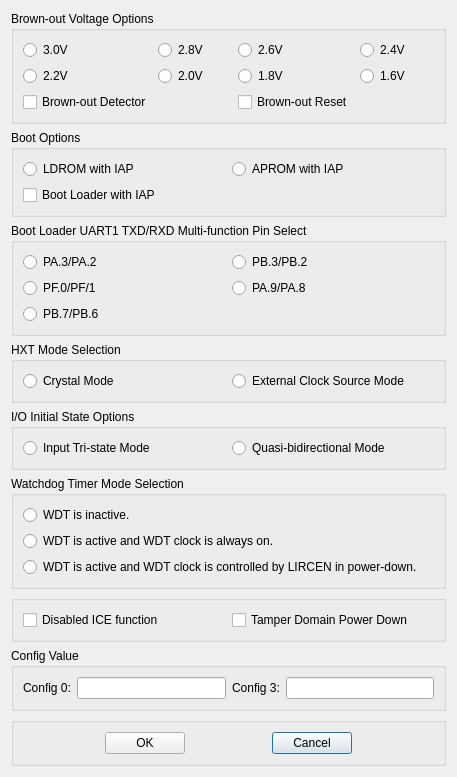
<?xml version="1.0" encoding="UTF-8"?>
<ui version="4.0">
 <class>Dialog</class>
 <widget class="QDialog" name="Dialog">
  <property name="geometry">
   <rect>
    <x>0</x>
    <y>0</y>
    <width>457</width>
    <height>696</height>
   </rect>
  </property>
  <property name="windowTitle">
   <string>Dialog</string>
  </property>
  <layout class="QGridLayout" name="gridLayout_8">
   <item row="0" column="0">
    <layout class="QVBoxLayout" name="verticalLayout" stretch="1,1,1,1,1,1,1,1,1">
     <item>
      <widget class="QGroupBox" name="gridGroupBox_brownout">
       <property name="title">
        <string>Brown-out Voltage Options</string>
       </property>
       <layout class="QGridLayout" name="gridLayout_7" rowstretch="1,1,1" columnstretch="1,1,1,1">
        <item row="2" column="2">
         <widget class="QCheckBox" name="checkBox_bw_1">
          <property name="text">
           <string>Brown-out Reset</string>
          </property>
         </widget>
        </item>
        <item row="0" column="2">
         <widget class="QRadioButton" name="radioButton_bw_v_2">
          <property name="text">
           <string>2.6V</string>
          </property>
         </widget>
        </item>
        <item row="0" column="3">
         <widget class="QRadioButton" name="radioButton_bw_v_3">
          <property name="text">
           <string>2.4V</string>
          </property>
         </widget>
        </item>
        <item row="0" column="1">
         <widget class="QRadioButton" name="radioButton_bw_v_1">
          <property name="text">
           <string>2.8V</string>
          </property>
         </widget>
        </item>
        <item row="0" column="0">
         <widget class="QRadioButton" name="radioButton_bw_v_0">
          <property name="text">
           <string>3.0V</string>
          </property>
         </widget>
        </item>
        <item row="2" column="0">
         <widget class="QCheckBox" name="checkBox_bw_0">
          <property name="text">
           <string>Brown-out Detector</string>
          </property>
         </widget>
        </item>
        <item row="1" column="0">
         <widget class="QRadioButton" name="radioButton_bw_v_4">
          <property name="text">
           <string>2.2V</string>
          </property>
         </widget>
        </item>
        <item row="1" column="1">
         <widget class="QRadioButton" name="radioButton_bw_v_5">
          <property name="text">
           <string>2.0V</string>
          </property>
         </widget>
        </item>
        <item row="1" column="2">
         <widget class="QRadioButton" name="radioButton_bw_v_6">
          <property name="text">
           <string>1.8V</string>
          </property>
         </widget>
        </item>
        <item row="1" column="3">
         <widget class="QRadioButton" name="radioButton_bw_v_7">
          <property name="text">
           <string>1.6V</string>
          </property>
         </widget>
        </item>
       </layout>
      </widget>
     </item>
     <item>
      <widget class="QGroupBox" name="gridGroupBox_boot">
       <property name="title">
        <string>Boot Options</string>
       </property>
       <layout class="QGridLayout" name="gridLayout_6" rowstretch="1,1" columnstretch="1,1">
        <item row="0" column="1">
         <widget class="QRadioButton" name="radioButton_bt_0_1">
          <property name="text">
           <string>APROM with IAP</string>
          </property>
         </widget>
        </item>
        <item row="1" column="0">
         <widget class="QCheckBox" name="checkBox_bt">
          <property name="text">
           <string>Boot Loader with IAP</string>
          </property>
         </widget>
        </item>
        <item row="0" column="0">
         <widget class="QRadioButton" name="radioButton_bt_0_0">
          <property name="text">
           <string>LDROM with IAP</string>
          </property>
         </widget>
        </item>
       </layout>
      </widget>
     </item>
     <item>
      <widget class="QGroupBox" name="gridGroupBox_multi_function_2">
       <property name="title">
        <string>Boot Loader UART1 TXD/RXD Multi-function Pin Select</string>
       </property>
       <layout class="QGridLayout" name="gridLayout_12">
        <item row="0" column="0">
         <widget class="QRadioButton" name="radioButton_mf2_0">
          <property name="text">
           <string>PA.3/PA.2</string>
          </property>
         </widget>
        </item>
        <item row="1" column="0">
         <widget class="QRadioButton" name="radioButton_mf2_2">
          <property name="text">
           <string>PF.0/PF/1</string>
          </property>
         </widget>
        </item>
        <item row="1" column="1">
         <widget class="QRadioButton" name="radioButton_mf2_3">
          <property name="text">
           <string>PA.9/PA.8</string>
          </property>
         </widget>
        </item>
        <item row="0" column="1">
         <widget class="QRadioButton" name="radioButton_mf2_1">
          <property name="text">
           <string>PB.3/PB.2</string>
          </property>
         </widget>
        </item>
        <item row="2" column="0">
         <widget class="QRadioButton" name="radioButton_mf2_4">
          <property name="text">
           <string>PB.7/PB.6</string>
          </property>
         </widget>
        </item>
       </layout>
      </widget>
     </item>
     <item>
      <widget class="QGroupBox" name="gridGroupBox_hxt">
       <property name="title">
        <string>HXT Mode Selection</string>
       </property>
       <layout class="QGridLayout" name="gridLayout_5">
        <item row="0" column="1">
         <widget class="QRadioButton" name="radioButton_hxt_1">
          <property name="text">
           <string>External Clock Source Mode</string>
          </property>
         </widget>
        </item>
        <item row="0" column="0">
         <widget class="QRadioButton" name="radioButton_hxt_0">
          <property name="text">
           <string>Crystal Mode</string>
          </property>
         </widget>
        </item>
       </layout>
      </widget>
     </item>
     <item>
      <widget class="QGroupBox" name="gridGroupBox_io_state">
       <property name="title">
        <string>I/O Initial State Options</string>
       </property>
       <layout class="QGridLayout" name="gridLayout_4">
        <item row="0" column="0">
         <widget class="QRadioButton" name="radioButton_io_0">
          <property name="text">
           <string>Input Tri-state Mode</string>
          </property>
         </widget>
        </item>
        <item row="0" column="1">
         <widget class="QRadioButton" name="radioButton_io_1">
          <property name="text">
           <string>Quasi-bidirectional Mode</string>
          </property>
         </widget>
        </item>
       </layout>
      </widget>
     </item>
     <item>
      <widget class="QGroupBox" name="gridGroupBox_wdt">
       <property name="title">
        <string>Watchdog Timer Mode Selection</string>
       </property>
       <layout class="QGridLayout" name="gridLayout_3">
        <item row="0" column="0">
         <widget class="QRadioButton" name="radioButton_wdt_0">
          <property name="text">
           <string>WDT is inactive.</string>
          </property>
         </widget>
        </item>
        <item row="1" column="0">
         <widget class="QRadioButton" name="radioButton_wdt_1">
          <property name="text">
           <string>WDT is active and WDT clock is always on.</string>
          </property>
         </widget>
        </item>
        <item row="2" column="0">
         <widget class="QRadioButton" name="radioButton_wdt_2">
          <property name="text">
           <string>WDT is active and WDT clock is controlled by LIRCEN in power-down.</string>
          </property>
         </widget>
        </item>
       </layout>
      </widget>
     </item>
     <item>
      <widget class="QGroupBox" name="gridGroupBox_misc">
       <layout class="QGridLayout" name="gridLayout_9">
        <item row="0" column="0">
         <widget class="QCheckBox" name="checkBox_ice_lock">
          <property name="text">
           <string>Disabled ICE function</string>
          </property>
         </widget>
        </item>
        <item row="0" column="1">
         <widget class="QCheckBox" name="checkBox_tamper">
          <property name="text">
           <string>Tamper Domain Power Down</string>
          </property>
         </widget>
        </item>
       </layout>
      </widget>
     </item>
     <item>
      <widget class="QGroupBox" name="gridGroupBox_config">
       <property name="title">
        <string>Config Value</string>
       </property>
       <layout class="QGridLayout" name="gridLayout">
        <item row="0" column="3">
         <widget class="QLineEdit" name="lineEdit_config3"/>
        </item>
        <item row="0" column="0">
         <widget class="QLabel" name="label_config0">
          <property name="text">
           <string>Config 0:</string>
          </property>
         </widget>
        </item>
        <item row="0" column="1">
         <widget class="QLineEdit" name="lineEdit_config0"/>
        </item>
        <item row="0" column="2">
         <widget class="QLabel" name="label_config3">
          <property name="text">
           <string>Config 3:</string>
          </property>
         </widget>
        </item>
       </layout>
      </widget>
     </item>
     <item>
      <widget class="QGroupBox" name="gridGroupBox_OK">
       <layout class="QGridLayout" name="gridLayout_2">
        <item row="0" column="2">
         <spacer name="horizontalSpacer">
          <property name="orientation">
           <enum>Qt::Horizontal</enum>
          </property>
          <property name="sizeHint" stdset="0">
           <size>
            <width>40</width>
            <height>20</height>
           </size>
          </property>
         </spacer>
        </item>
        <item row="0" column="3">
         <widget class="QPushButton" name="pushButton_Cancel">
          <property name="text">
           <string>Cancel</string>
          </property>
         </widget>
        </item>
        <item row="0" column="1">
         <widget class="QPushButton" name="pushButton_OK">
          <property name="text">
           <string>OK</string>
          </property>
         </widget>
        </item>
        <item row="0" column="0">
         <spacer name="horizontalSpacer_2">
          <property name="orientation">
           <enum>Qt::Horizontal</enum>
          </property>
          <property name="sizeHint" stdset="0">
           <size>
            <width>40</width>
            <height>20</height>
           </size>
          </property>
         </spacer>
        </item>
        <item row="0" column="4">
         <spacer name="horizontalSpacer_3">
          <property name="orientation">
           <enum>Qt::Horizontal</enum>
          </property>
          <property name="sizeHint" stdset="0">
           <size>
            <width>40</width>
            <height>20</height>
           </size>
          </property>
         </spacer>
        </item>
       </layout>
      </widget>
     </item>
    </layout>
   </item>
  </layout>
 </widget>
 <resources/>
 <connections/>
</ui>
